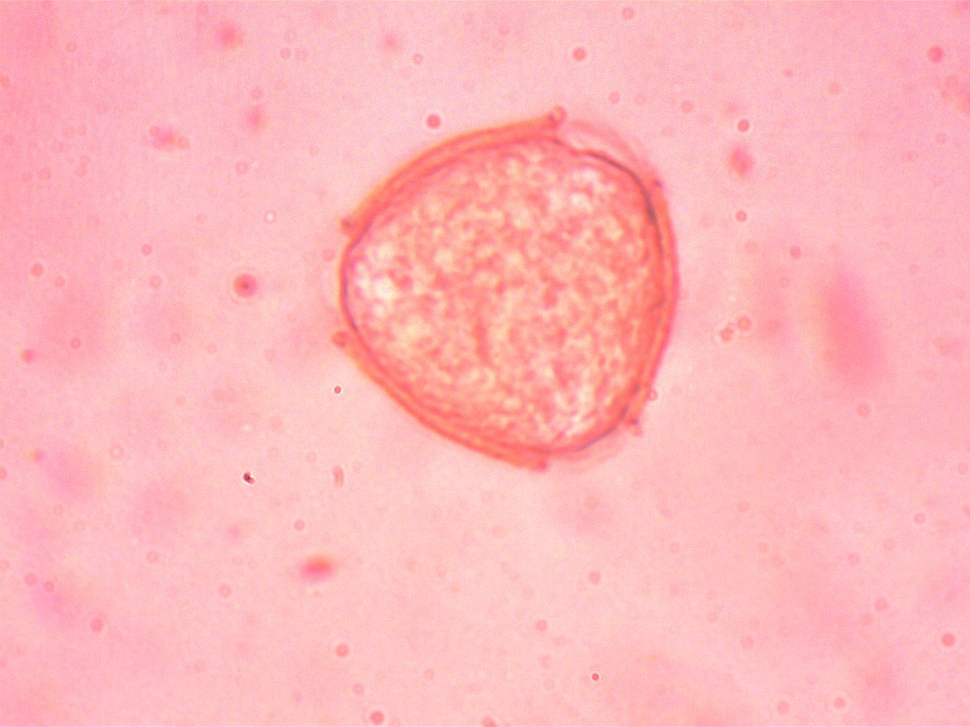
#> input picture 1Lawfield04.06X100_190721.jpg, 970 x 727 px, shrunk from 1600 x 1200 before the run, given as the content of the folder Saps excuded/Included SAPS, which was not available
$ jupyter execute --allow-errors segmentation_redo.ipynb   (older library calls are emulated)
#> lines starting #> are read from the running program, lines starting #| are printed output that depends on the picture; pictures that were not available may be replaced by others from this repository, and a replacement may not be noted
#> `coins = imread(path, as_gray=True)`:
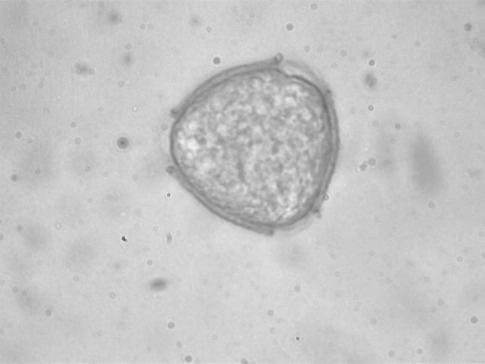
#> coins: shape (727, 970) float64 (shown at 1/2 size); min 0.31, max 0.949, mean 0.776
[cell 1]
import os
import csv
from pathlib import Path
import numpy as np
import pandas as pd
import skimage.filters as sfi
import skimage.measure as sme
import skimage.segmentation
from skimage.feature import canny, peak_local_max
from skimage.io import imread
from skimage.util import img_as_ubyte
from skimage.feature import texture as sft
import skimage.morphology as smo
from PIL import Image, ImageEnhance
import scipy
from scipy import ndimage as nd
import matplotlib.pyplot as plt
import math
import cv2
import sys
import seaborn as sn

[cell 2]
inputfolder = Path("Saps excuded\Included SAPS")
#For region exclusion and for future implementing of adaptability to different resolution images

def inc_contrast(self,contrast_times=15,dilation=False,dilation_selem_size=10):
#Increase conrast of input to clarify edges; contrast works better at lower values for dilation so repeated at line 41
    enhance = ImageEnhance.Contrast(self)
    cont = enhance.enhance(contrast_times)
    cont = np.array(cont)
#Dilation of image - This shrinks pollen silhouettes to help with clustering issues
    selem = smo.disk(dilation_selem_size)
    dilated = smo.dilation(cont,selem)
    if dilation == True:
        return dilated
    else:
        return cont

[cell 3]
#Denoising filter. Devened used for edge detection while evened used to accurately find highest and lowest grey values for watershed markers

# [12 lines left out: function get_markers, not called in this run]

[cell 4]
def segment(self,sigma=1,canny_lt=100,canny_ht=1,
            contrast_times=10,dilated_evened_selem_size=2,evened_selem_size=10,dilation_selem_size=4,
            markers_meaned_selem_size=4,markers_contrast_times=15,markers_sd=0.25,return_mask=False):

    selem = smo.disk(evened_selem_size)
    evened = sfi.rank.mean_bilateral(inc_contrast(self,contrast_times=contrast_times),selem)
    selem = smo.disk(dilated_evened_selem_size)
    devened = sfi.rank.mean_bilateral(inc_contrast(self,contrast_times=contrast_times,dilation=True,dilation_selem_size=dilation_selem_size),selem)
#Canny edge detection filter detects object edges and outputs boolean array
    elevation_map = canny(devened,sigma=sigma,low_threshold=canny_lt,high_threshold=canny_ht)

#Convert canny output binary array to use as mask
    elevation_map = elevation_map.astype(int)

#Watershed function floods regions from markers
    segmentation = skimage.segmentation.watershed(evened,get_markers(self,evened_selem_size=markers_meaned_selem_size,markers_contrast_times=markers_contrast_times,markers_sd=markers_sd),
                                                  mask=elevation_map, connectivity = 1)
    # thresh = sfi.threshold_otsu(segmentation)
#Fill smaller holes within regions - usually due to noise; Label each region
    segmentation = nd.binary_fill_holes(segmentation)
    # elevation_map2 = canny(segmentation, sigma = 1 ,low_threshold=70 ,high_threshold=1)
    # segmentation = skimage.segmentation.watershed(elevation_map2, markers,mask=elevation_map, connectivity = 0.5)
    label = sme.label(segmentation)
    if return_mask==True:
        return elevation_map
    else:
        return label

[cell 5]
measuresdf = pd.DataFrame(columns=['Area','Perimeter','Major_axis_length','Minor_axis_length','Equivalent_diameter',
                                   'Eccentricity','Extent','Contrast','Dissimilarity', 'Homogeneity', 'ASM', 'Energy',
                                   'Correlation','P-no','Bounding_box','Local_centroid'])
countdf = pd.DataFrame(columns=['Count','Actual'])

def measure_props(self,sigma=1,canny_lt=100,canny_ht=1,
                  contrast_times=10,dilated_evened_selem_size=2,evened_selem_size=10,dilation_selem_size=4,
                  markers_meaned_selem_size=4,markers_contrast_times=15,markers_sd=0.25):
    img = Image.open(path).convert('L')
    w,h = img.size
    area = w*h
    no = []
    tempdf = pd.DataFrame()
    for i,region in enumerate(sme.regionprops(segment(img, sigma=sigma,canny_lt=canny_lt,canny_ht=canny_ht,
                                                      contrast_times=contrast_times,dilated_evened_selem_size=dilated_evened_selem_size,
                                                      evened_selem_size=evened_selem_size,dilation_selem_size=dilation_selem_size,
                                                      markers_meaned_selem_size=markers_meaned_selem_size,markers_contrast_times=markers_contrast_times,markers_sd=markers_sd))):
#Attempt to filter out non-pollen regions using size and circularity factor
        if area > region.area > 250: #and (region.perimeter**2)/(4*math.pi*region.area) < 1.5:
            no.append(i)
            coins = imread(self, as_gray=True)
            coins = img_as_ubyte(coins)
#Get region bounding box and crop image to it so GLCM functions only apply to relevant region
            coord = region.bbox
            boxx = coins[coord[0]:coord[1],coord[2]:coord[3]]
#Defines inputs for GLCM
            distances = np.array([1])
            angles = np.array([0, np.pi/8, np.pi/4, 3*(np.pi/8), np.pi/2, 5*(np.pi/8), 3*(np.pi/4), 7*(np.pi/8)])
#if function is because some bounding box coordinates were coming back incorrect
            if boxx.size>0:
                glcm = sft.greycomatrix(boxx,distances,angles,levels=256)
                correlation = sft.greycoprops(glcm, prop='correlation').mean()
                contrast = sft.greycoprops(glcm, prop='contrast').mean()
                dissimilarity = sft.greycoprops(glcm, prop='dissimilarity').mean()
                homogeneity = sft.greycoprops(glcm, prop='homogeneity').mean()
                ASM = sft.greycoprops(glcm, prop='ASM').mean()
                energy = sft.greycoprops(glcm, prop='energy').mean()
                tempdf = tempdf.append(pd.Series([region.area, region.perimeter, region.major_axis_length, region.minor_axis_length,
                                    region.equivalent_diameter, region.eccentricity, region.extent, contrast, dissimilarity,
                                    homogeneity, ASM, energy, correlation,i,region.bbox, region.local_centroid],name=path.stem,
                                    index=['Area','Perimeter','Major_axis_length','Minor_axis_length','Equivalent_diameter',
                                    'Eccentricity','Extent','Contrast','Dissimilarity', 'Homogeneity', 'ASM', 'Energy',
                                    'Correlation','P-no','Bounding_box','Local_centroid']))
            else:
                continue

    return tempdf

    test = len(no)
    countdf.append(pd.Series([test], name=path.stem))

#> (a cell that did not finish here is left out)

#> in inc_contrast, `cont = enhance.enhance(contrast_times)`:
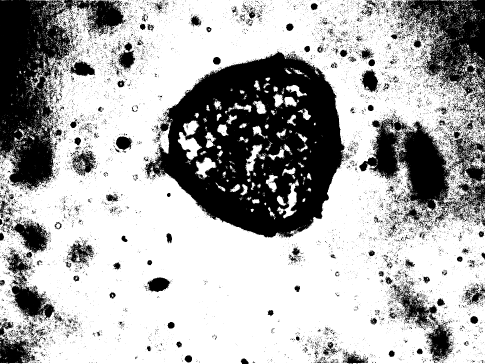
#> cont: PIL image 970x727 L (shown at 1/2 size); min 0, max 255, mean 174.3
#> in inc_contrast, `dilated = smo.dilation(cont,selem)`:
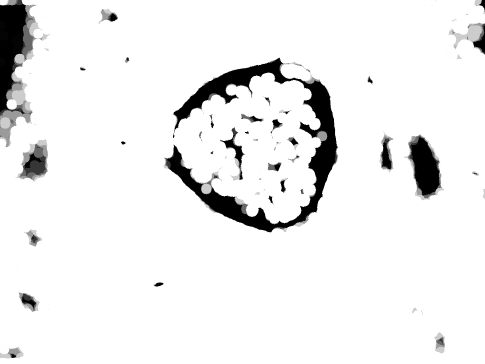
#> dilated: shape (727, 970) (shown at 1/2 size); min 0, max 255, mean 237.6
#> call 2 of inc_contrast, with contrast_times = 50, dilation = True, dilation_selem_size = 4
#> in inc_contrast (call 2), `dilated = smo.dilation(cont,selem)`:
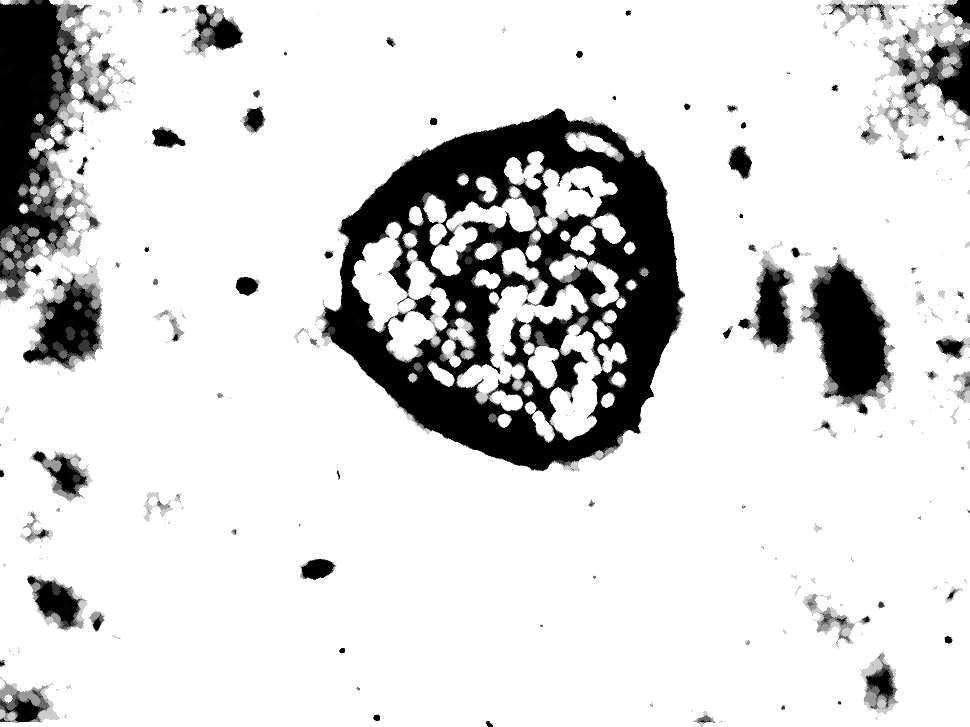
#> dilated: shape (727, 970); min 0, max 255, mean 216.9
    measuresdf = measuresdf.append(output)

    inp = Image.open(path).convert('L')
    plt.fig, (ax1,ax2,ax3,ax4,ax5) = plt.subplots(nrows=1, ncols=5, figsize=(10,15))#, sharex=True, sharey=True)
    ax1.imshow(inp, cmap="gray")
    ax1.axis('off')
    ax1.set_title('Raw Image')
    ax2.imshow(inc_contrast(inp,contrast_times=CONTRAST_INCREASE,dilation=False,dilation_selem_size=DILATION_SELEM_SIZE), cmap="gray")
    ax2.axis('off')
    ax2.set_title('Contrasted Image')
    ax3.imshow(get_markers(inp,evened_selem_size=EVENED_DISK_SELEM_SIZE,markers_contrast_times=MARKERS_CONTRAST_TIMES,markers_sd=MARKERS_SD_TIMES), cmap="gray")
    ax3.axis('off')
    ax3.set_title('Markers')
    ax4.imshow(segment(inp,sigma=CANNY_SIGMA,canny_lt=CANNY_LOW_THRESHOLD,canny_ht=CANNY_HIGH_THRESHOLD,
                  contrast_times=CONTRAST_INCREASE,dilated_evened_selem_size=DILATION_EVENED_CONTRASTING_DISK_SELEM_SIZE,evened_selem_size=EVENED_DISK_SELEM_SIZE,
                  dilation_selem_size=DILATION_SELEM_SIZE,markers_meaned_selem_size=MARKERS_MEANED_SELEM_SIZE,markers_contrast_times=MARKERS_CONTRAST_TIMES,markers_sd=MARKERS_SD_TIMES,return_mask=True), cmap="gray")
    ax4.axis('off')
    ax4.set_title('Mask')
    ax5.imshow(segment(inp,sigma=CANNY_SIGMA,canny_lt=CANNY_LOW_THRESHOLD,canny_ht=CANNY_HIGH_THRESHOLD,
                  contrast_times=CONTRAST_INCREASE,dilated_evened_selem_size=DILATION_EVENED_CONTRASTING_DISK_SELEM_SIZE,evened_selem_size=EVENED_DISK_SELEM_SIZE,
                  dilation_selem_size=DILATION_SELEM_SIZE,markers_meaned_selem_size=MARKERS_MEANED_SELEM_SIZE,markers_contrast_times=MARKERS_CONTRAST_TIMES,markers_sd=MARKERS_SD_TIMES), cmap="gray")
    ax5.axis('off')
    ax5.set_title('Labelled')
    plt.show(plt.fig)

    rows=1
    cols=2
    fig=plt.figure(figsize = (20,2),constrained_layout=True)
    gs = fig.add_gridspec(1,output['Bounding_box'].size)
    for i,a in enumerate(output['Bounding_box']):
        b = coins[output['Bounding_box'][i-1][0]:output['Bounding_box'][i-1][1],output['Bounding_box'][i-1][2]:output['Bounding_box'][i-1][3]]
        cols += 1
        fig.add_subplot(gs[0,i:],title="BBox"+f'{i}').axis('off')

        plt.imshow(b)
    plt.show()
    pd.set_option('display.max_columns', 500)
    display(output)

$ run again, on 2Lawfield04.06X100_190721.jpg
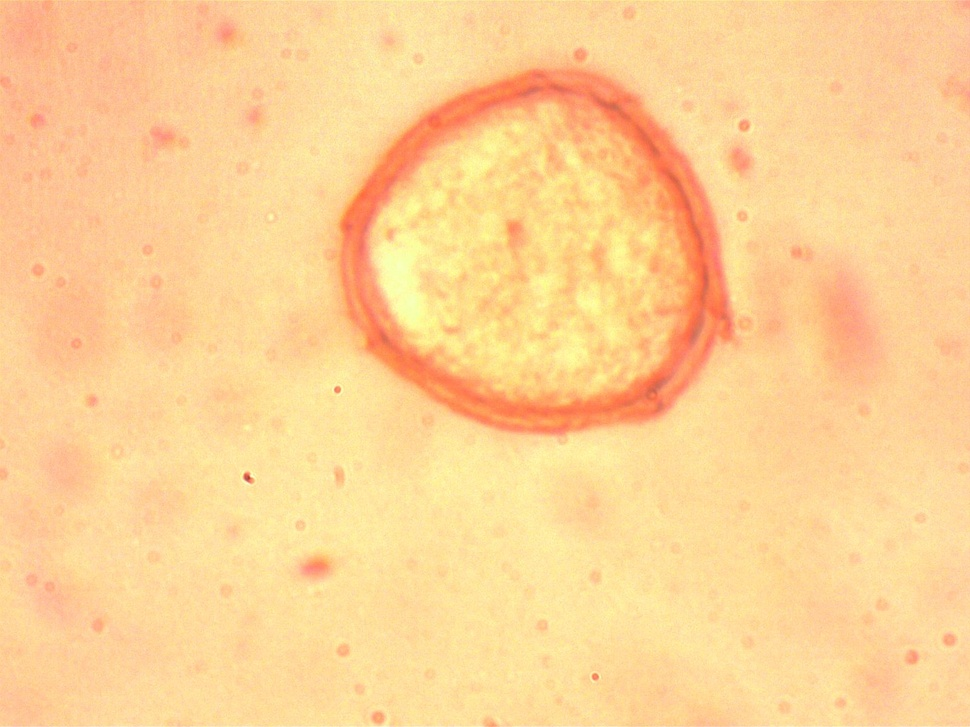
#> input picture 2Lawfield04.06X100_190721.jpg, 970 x 727 px, shrunk from 1600 x 1200 before the run, given as the content of the folder Saps excuded/Included SAPS, which was not available
#> `coins = imread(path, as_gray=True)`:
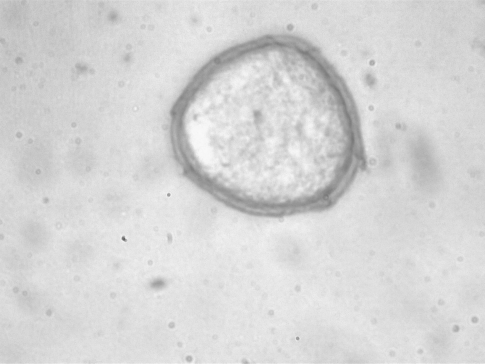
#> coins: shape (727, 970) float64 (shown at 1/2 size); min 0.329, max 0.979, mean 0.839
#> in inc_contrast (call 2), `dilated = smo.dilation(cont,selem)`:
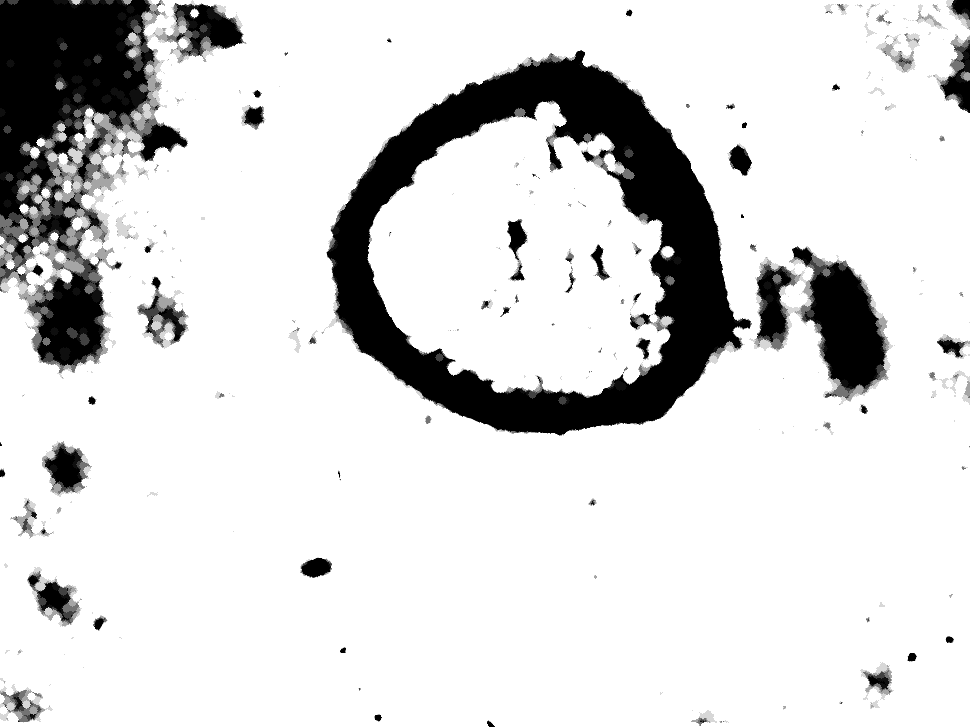
#> dilated: shape (727, 970); min 0, max 255, mean 216.7

$ run again, on 2Lawfield04.06X40_190721.jpg
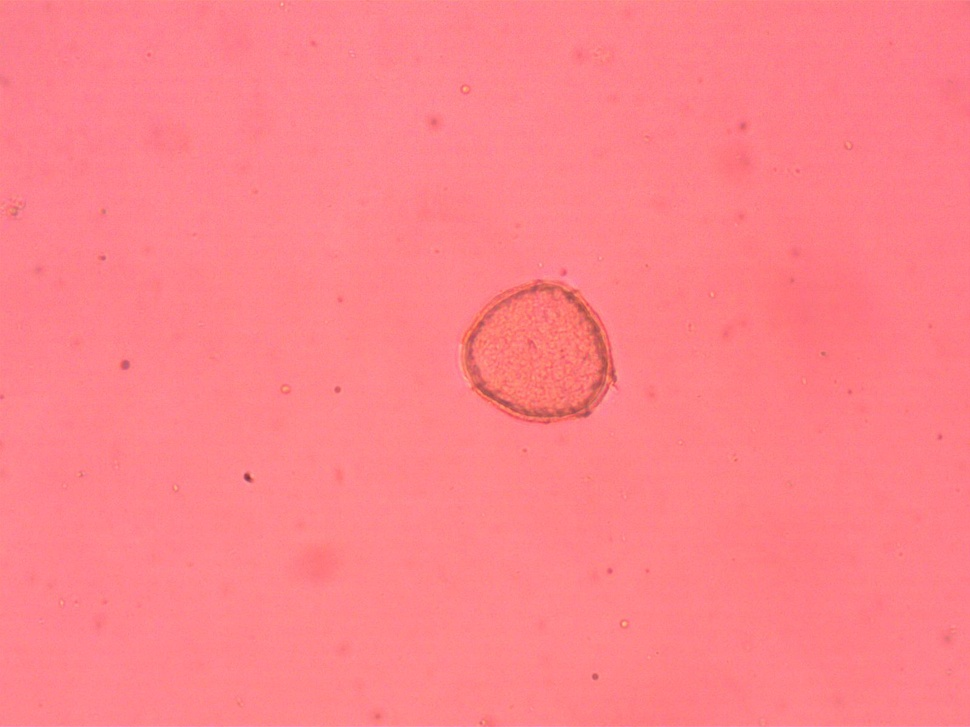
#> input picture 2Lawfield04.06X40_190721.jpg, 970 x 727 px, shrunk from 1600 x 1200 before the run, given as the content of the folder Saps excuded/Included SAPS, which was not available
#> in inc_contrast, `cont = enhance.enhance(contrast_times)`:
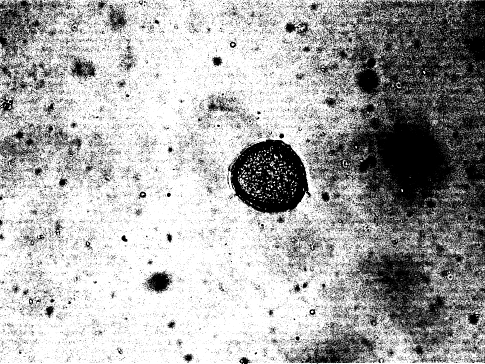
#> cont: PIL image 970x727 L (shown at 1/2 size); min 0, max 255, mean 169.2
#> in inc_contrast (call 2), `dilated = smo.dilation(cont,selem)`:
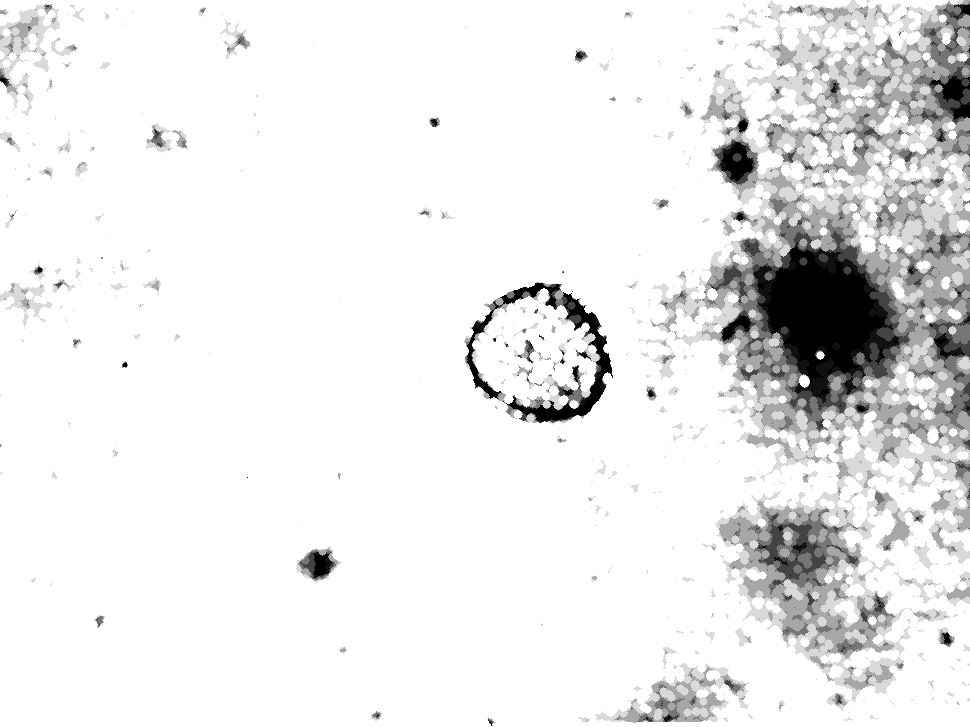
#> dilated: shape (727, 970); min 0, max 255, mean 233.9
